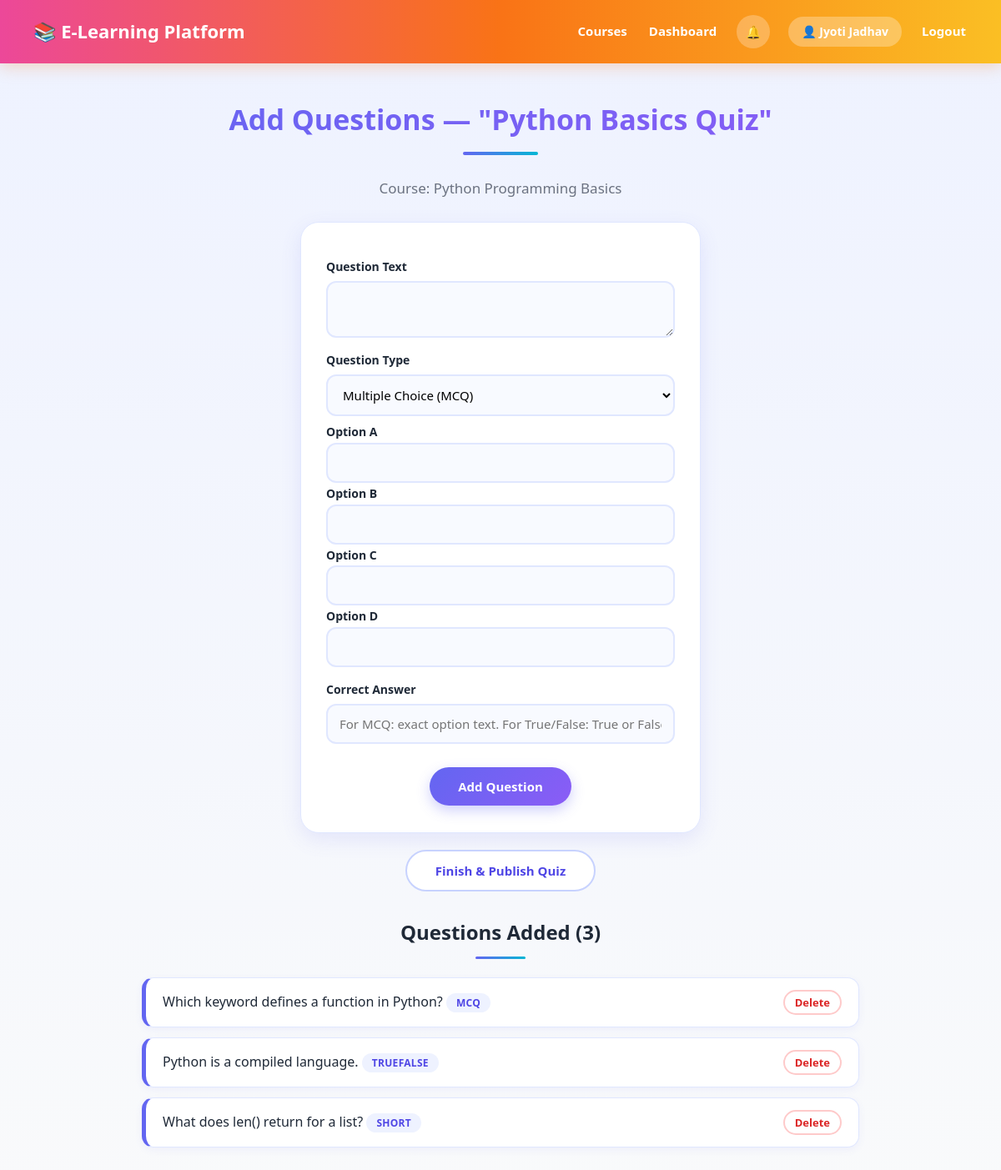
Screenshot of /quiz/1/add_question (signed in) with the database file from the repository.
### tables this page shows
CREATE TABLE quizzes (
            id INTEGER PRIMARY KEY AUTOINCREMENT,
            course_id INTEGER NOT NULL,
            title TEXT NOT NULL,
            time_limit INTEGER DEFAULT 10,
            FOREIGN KEY (course_id) REFERENCES courses(id)
        );

CREATE TABLE courses (
            id INTEGER PRIMARY KEY AUTOINCREMENT,
            title TEXT NOT NULL,
            description TEXT,
            instructor_id INTEGER NOT NULL,
            created_at TEXT,
            FOREIGN KEY (instructor_id) REFERENCES users(id)
        );

CREATE TABLE questions (
            id INTEGER PRIMARY KEY AUTOINCREMENT,
            quiz_id INTEGER NOT NULL,
            qtext TEXT NOT NULL,
            qtype TEXT NOT NULL CHECK(qtype IN ('mcq','truefalse','short')),
            option_a TEXT, option_b TEXT, option_c TEXT, option_d TEXT,
            correct_answer TEXT NOT NULL,
            FOREIGN KEY (quiz_id) REFERENCES quizzes(id)
        );

### app.py (the view, shortened to what this page needs)
@app.route("/quiz/<int:quiz_id>/add_question", methods=["GET", "POST"])
def add_question(quiz_id):
    if not login_required("instructor"):
        flash("Only instructors can add questions.", "error")
        return redirect(url_for("login"))
    conn = get_db()
    quiz = conn.execute("""
        SELECT q.*, c.title as course_title, c.instructor_id FROM quizzes q
        JOIN courses c ON c.id = q.course_id
        WHERE q.id = ?
    """, (quiz_id,)).fetchone()
    if not quiz or quiz["instructor_id"] != session["user_id"]:
        flash("Quiz not found or not yours.", "error")
        conn.close()
        return redirect(url_for("instructor_dashboard"))
    questions = conn.execute("SELECT * FROM questions WHERE quiz_id = ?", (quiz_id,)).fetchall()
    conn.close()
    return render_template("add_question.html", quiz=quiz, questions=questions)

### app.py (called while the page is built)
def get_db():
    conn = sqlite3.connect(DB_PATH)
    conn.row_factory = sqlite3.Row
    conn.execute("PRAGMA foreign_keys = ON")
    return conn

def login_required(role=None):
    if "user_id" not in session:
        return False
    if role and session.get("role") != role:
        return False
    return True

@app.context_processor
def inject_notifications():
    if "user_id" in session:
        conn = get_db()
        count = conn.execute(
            "SELECT COUNT(*) as c FROM notifications WHERE user_id = ? AND is_read = 0",
            (session["user_id"],),
        ).fetchone()["c"]
        conn.close()
        return {"unread_count": count}
    return {"unread_count": 0}

### templates/add_question.html (shortened to what this page needs)
{% extends "base.html" %}
{% block content %}
    <h2>Add Questions — "{{ quiz.title }}"</h2>
    <p class="course-desc">Course: {{ quiz.course_title }}</p>
    <form method="POST" class="form-card" id="qform">
        <label>Question Text</label>
        <textarea name="qtext" rows="2" required></textarea>
        <label>Question Type</label>
        <select name="qtype" id="qtype" required onchange="toggleFields()">
            <option value="mcq">Multiple Choice (MCQ)</option>
        </select>
        <div id="mcq-fields">
            <label>Option A</label>
            <input type="text" name="option_a">
            <label>Option B</label>
            <input type="text" name="option_b">
            <label>Option C</label>
            <input type="text" name="option_c">
            <label>Option D</label>
            <input type="text" name="option_d">
        </div>
        <label>Correct Answer</label>
        <input type="text" name="correct_answer" required placeholder="For MCQ: exact option text. For True/False: True or False.">
        <button type="submit" class="btn">Add Question</button>
    </form>
    <div class="center-row">
        <a class="btn secondary" href="{{ url_for('finish_quiz_setup', quiz_id=quiz.id) }}">Finish & Publish Quiz</a>
    </div>
    <div class="section-wrap">
        <h3 class="section-title">Questions Added ({{ questions|length }})</h3>
        <ul class="list">
            {% for q in questions %}
                <li>
                    <div class="li-main">{{ q.qtext }} <span class="tag">{{ q.qtype }}</span></div>
                    <div class="li-actions">
                        <form method="POST" action="{{ url_for('delete_question', question_id=q.id) }}"
                              onsubmit="return confirm('Delete this question?');">
                            <button type="submit" class="btn tiny danger">Delete</button>
                        </form>
                    </div>
                </li>
            {% endfor %}
        </ul>
    </div>
{% endblock %}

### static/style.css (style rules this page uses)
:root { --primary: #6366f1; --primary-dark: #4f46e5; --violet: #8b5cf6; --cyan: #06b6d4; --text: #1f2937; --muted: #6b7280; --danger: #ef4444; --danger-dark: #dc2626; --success: #10b981; --border: #e0e7ff; --card-bg: #ffffff; --shadow: 0 8px 24px rgba(99, 102, 241, 0.12); }
* { margin: 0; padding: 0; box-sizing: border-box; }
body { font-family: 'Segoe UI', Arial, sans-serif; background: linear-gradient(180deg, #eef2ff 0%, #f9fafb 100%) fixed; color: var(--text); line-height: 1.6; min-height: 100vh; }
a { color: var(--primary-dark); text-decoration: none; }
h2 { text-align: center; font-size: 34px; font-weight: 800; margin-bottom: 36px; background: linear-gradient(90deg, var(--primary), var(--violet)); -webkit-background-clip: text; background-clip: text; -webkit-text-fill-color: transparent; position: relative; padding-bottom: 16px; }
h2::after { content: ""; position: absolute; left: 50%; bottom: 0; transform: translateX(-50%); width: 90px; height: 4px; border-radius: 4px; background: linear-gradient(90deg, var(--primary), var(--cyan)); }
.section-title { text-align: center; font-size: 24px; font-weight: 800; margin: 44px 0 22px; color: var(--text); position: relative; padding-bottom: 12px; }
.section-title::after { content: ""; position: absolute; left: 50%; bottom: 0; transform: translateX(-50%); width: 60px; height: 3px; border-radius: 3px; background: linear-gradient(90deg, var(--primary), var(--cyan)); }
.section-wrap { max-width: 860px; margin: 0 auto; }
.section-wrap .section-title:first-child { margin-top: 30px; }
.course-desc { text-align: center; max-width: 700px; margin: -10px auto 26px; color: var(--muted); font-size: 17px; }
.center-row { display: flex; flex-wrap: wrap; justify-content: center; align-items: center; gap: 12px; margin-bottom: 10px; }
.btn { display: inline-flex; align-items: center; justify-content: center; padding: 13px 34px; border: none; border-radius: 50px; background: linear-gradient(135deg, var(--primary), var(--violet)); color: #fff; font: 700 15px 'Segoe UI', Arial, sans-serif; text-decoration: none; cursor: pointer; box-shadow: 0 6px 16px rgba(99, 102, 241, 0.3); transition: transform .15s, box-shadow .15s; }
.btn.tiny { padding: 6px 14px; font-size: 13px; }
.btn.secondary { background: #fff; color: var(--primary-dark); border: 2px solid #c7d2fe; box-shadow: none; }
.btn.danger { background: #fff; color: var(--danger-dark); border: 2px solid #fecaca; box-shadow: none; }
.btn.tiny.danger { padding: 4px 12px; }
form { margin: 0; }
.tag { display: inline-block; padding: 2px 12px; border-radius: 50px; background: #eef2ff; color: var(--primary-dark); font-size: 12px; font-weight: 700; text-transform: uppercase; letter-spacing: .3px; }
.list { list-style: none; display: flex; flex-direction: column; gap: 12px; }
.list li { display: flex; align-items: center; justify-content: space-between; gap: 16px; padding: 14px 20px; background: #fff; border: 1px solid var(--border); border-left: 5px solid var(--primary); border-radius: 14px; box-shadow: 0 3px 10px rgba(99, 102, 241, 0.07); }
.li-main { flex: 1; min-width: 0; overflow-wrap: anywhere; }
.li-actions { display: flex; align-items: center; gap: 10px; flex-shrink: 0; }
.form-card { max-width: 480px; margin: 0 auto 20px; padding: 32px 30px; background: #fff; border: 1px solid var(--border); border-radius: 22px; box-shadow: var(--shadow); display: flex; flex-direction: column; gap: 6px; }
.form-card label { font-weight: 700; font-size: 14px; margin-top: 10px; }
.form-card input[type=text], .form-card input[type=email], .form-card input[type=password], .form-card input[type=number], .form-card input[type=file], .form-card select, .form-card textarea { width: 100%; padding: 12px 14px; border: 2px solid var(--border); border-radius: 12px; font: 15px 'Segoe UI', Arial, sans-serif; background: #f8faff; transition: border-color .2s, box-shadow .2s; }
.form-card .btn { margin-top: 22px; align-self: center; }

### rows the page displays
quizzes: title "Python Basics Quiz"
courses: course_title "Python Programming Basics"
questions: qtext "Which keyword defines a function in Python?", qtype "MCQ"
questions: qtext "Python is a compiled language.", qtype "TRUEFALSE"
questions: qtext "What does len() return for a list?", qtype "SHORT"

### other values shown
{{ session.get('name') }} "Jyoti Jadhav"
{{ questions|length }} "3"
